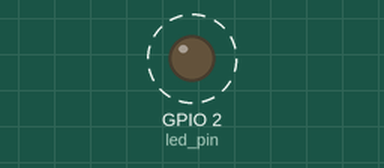
Simulated run of this sketch. Board: ESP32. Shown: output pins drawn as LEDs (lit = HIGH). Dashed ring = blinking.

Above: at 0.5 s.
Timing chart, 0 to 4.6 s (numbered marks = the images above):
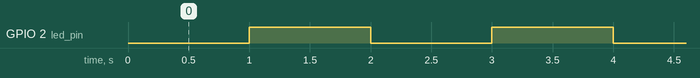

Measured:
- by itself, GPIO 2 (led_pin): alternates HIGH for 1.0 s and LOW for 1.0 s

The sketch:

part9-demo-timer-interrupt.ino
```cpp
// (licence header left out)
#include "esp32-hal-timer.h"

// Settings
static const uint32_t timer_freq = 1000000; // 1MHz frequency (1 count = 1μs)
static const uint64_t timer_max_count = 1000000;

// Pins
static const int led_pin = 2;

// Globals
static hw_timer_t *timer = NULL;
volatile bool led_state = false; // Track LED ON/OFF

//*****************************************************************************
// Interrupt Service Routines (ISRs)

// This function executes when timer reaches max (and resets)
// In the new ESP32 v3.2.0 API, this may be handled internally by the timerAttachInterrupt function.
void onTimer() {
  // Toggle LED
  led_state = !led_state;         // Toggle LED state
  digitalWrite(led_pin, led_state); // Apply new LED state
}

//*****************************************************************************
// Main (runs as its own task with priority 1 on core 1)

void setup() {
  // put your setup code here, to run once:
  // Configure LED pin
  pinMode(led_pin, OUTPUT);

  // Create and start timer (frequence)
  timer = timerBegin(timer_freq);
  if (timer == NULL) return;

  // Attach the interrupt handler (timer, function)
  timerAttachInterrupt(timer, &onTimer);

  // At what count should ISR trigger (timer, alarm_value, autoreload, reload_count)
  // Set alarm to trigger once per second (1000000 microseconds) with autoreload
  timerAlarm(timer, timer_max_count, true, 0);
}

void loop() {
  // put your main code here, to run repeatedly:

}
```
